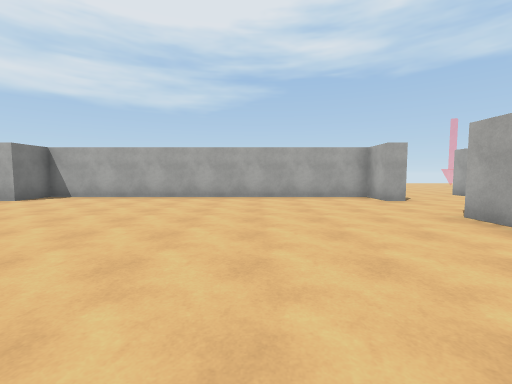
view 1 (above)

16 first-person views from a walk through a Unity game level. The camera is 1.4 m above the floor, tilts 4° down and sees 90° across. The floor is counted in squares, 2 m on a side. Each view is taken from the middle of a square. On the plan, view 1 faces up. The plan holds only what a view shows up to about 9 squares ahead; the rest is blank. The player character is not drawn. Surface patterns are stand-ins for the level's own textures.

view 2
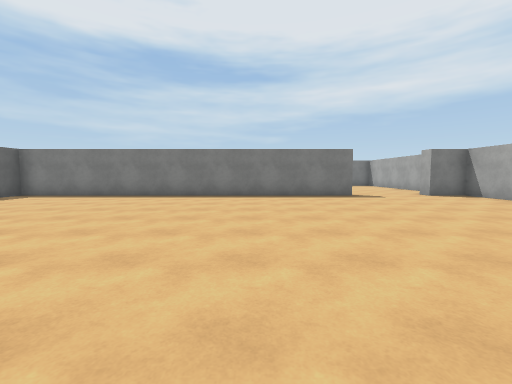

view 3
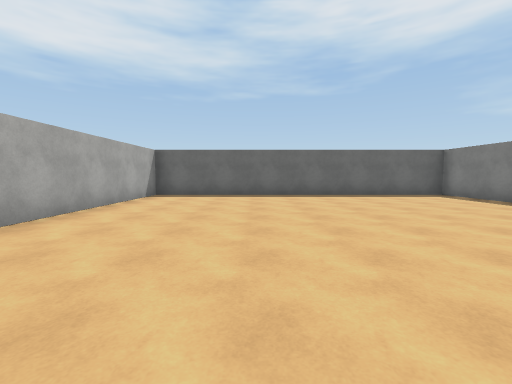

view 4
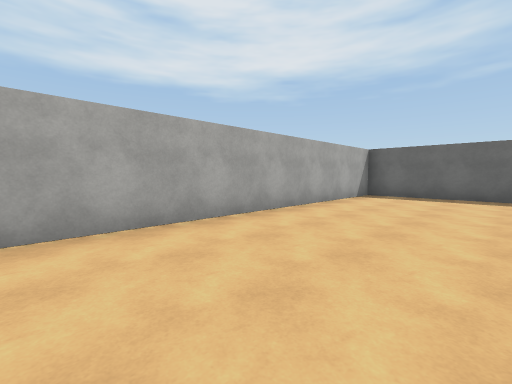

view 5
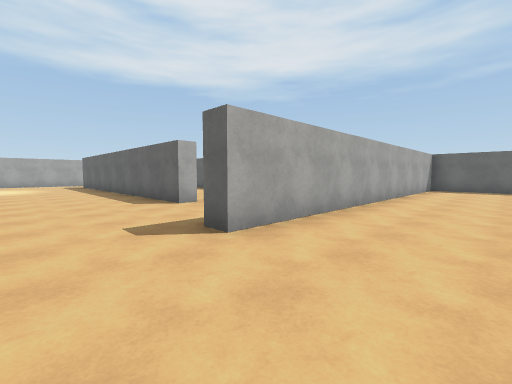

view 6
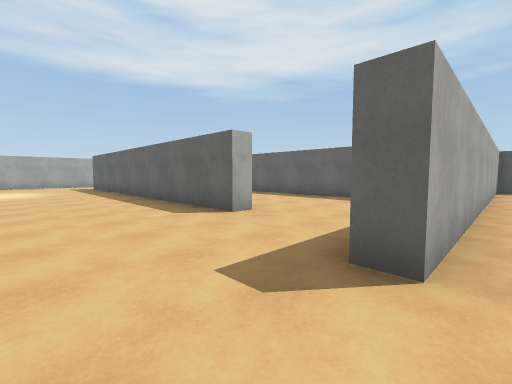

view 7
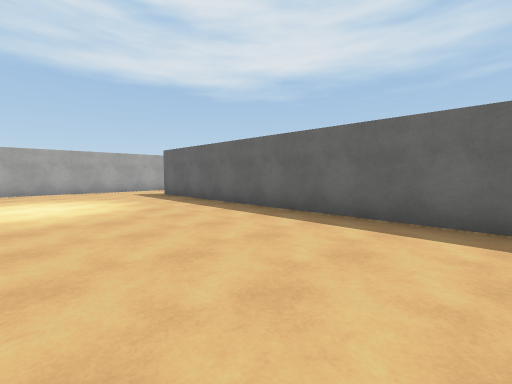

view 8
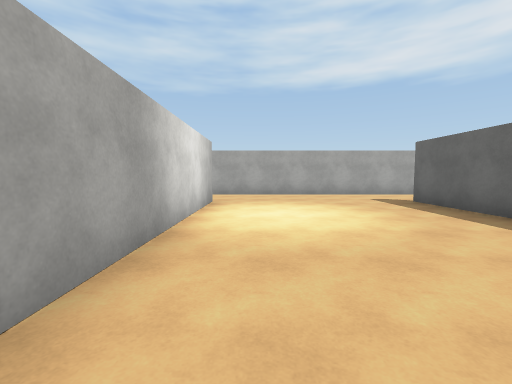

view 9
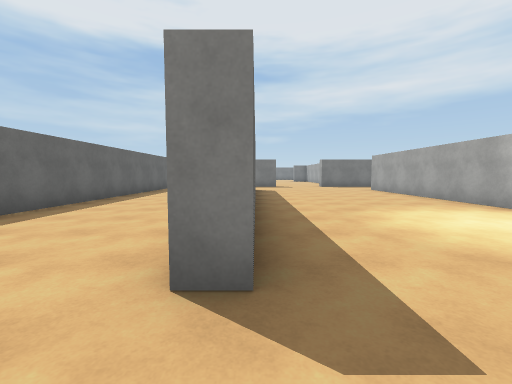

view 10
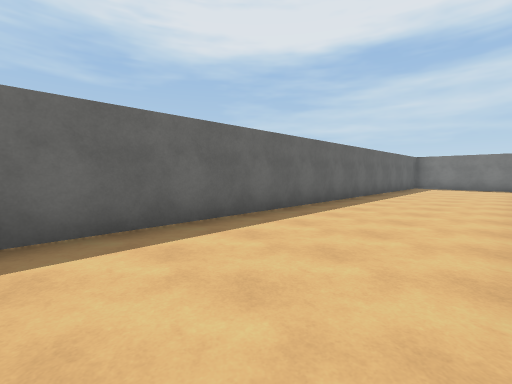

view 11
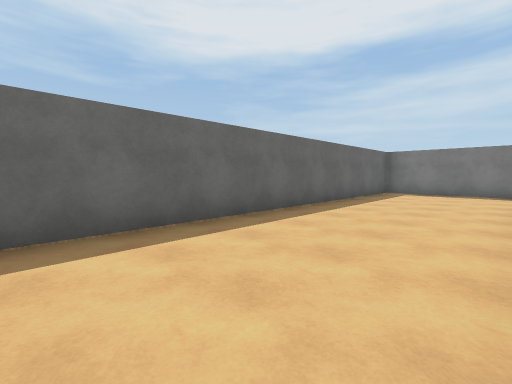

view 12
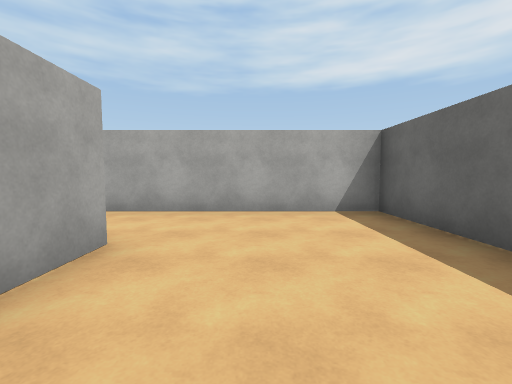

view 13
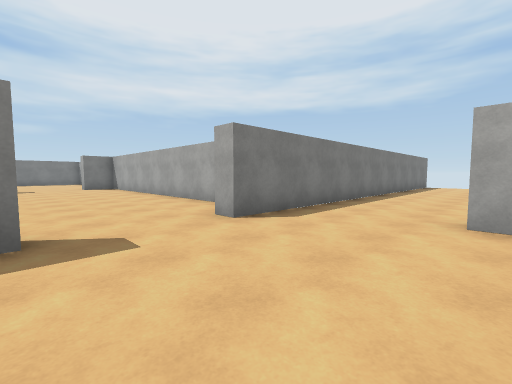

view 14
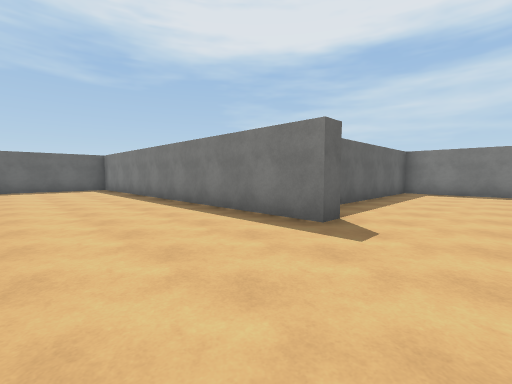

view 15
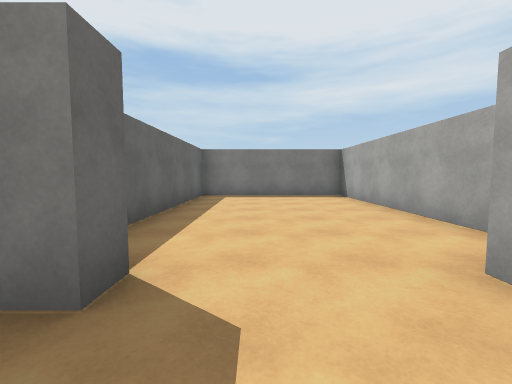

view 16
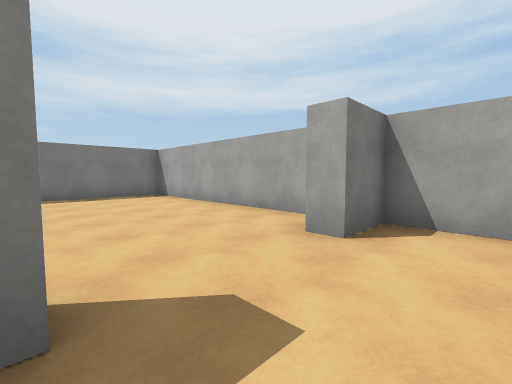

### Floor plan
Points are (right, up) in squares from view 1. A wall is a line through its corners. A room is listed if a view was taken in it or the views show most of it. See-through windows are left out.
Room 1 (views 1, 2, 3, 4, 5, 6, 14, 15, 16)
walls: (-6.3, 4.1) (-6.3, -6.6) (3.4, -6.6) (3.4, 4.1); (3.4, 6.6) (3.4, 7.8) (-6.3, 7.8) (-6.3, 6.6)
ways out: opening at (4, 5.5) to room 2; opening at (-6, 5.5)
Room 2 (views 7, 8, 9, 13)
walls: (7.1, 8.1) (6.6, 8.1) (6.6, 8.6); (6.6, 2.4) (6.6, 3) (16.5, 3) (16.5, 2.5); (16.6, 8.1) (9, 8.1); (3.9, 8.6) (3.9, 6.6) (3.4, 6.6); (3.4, 4.1) (3.9, 4.1); (18.8, 2.6) (18.8, 8.5)
ways out: opening at (4, 5.5) to room 1; opening at (5.5, 3) to room 3; opening at (17.5, 3) to room 3; opening at (5.5, 8); opening at (17.5, 8)
Room 3 (views 10, 11, 12)
walls: (16.5, 2.5) (15.4, 2.5); (4.5, -1.3) (18.8, -1.3) (18.8, 2.6); (3.9, 2.1) (3.9, -0.6)
ways out: opening at (5.5, 3) to room 2; opening at (17.5, 3) to room 2

Positions as (right, up) in squares from view 1, and headings:
1: (0, 0), facing up
2: (2, 1), facing left
3: (0, 2), facing down
4: (0, 2), facing down-right
5: (1, 6), facing down-right
6: (3, 6), facing down-right
7: (8, 7), facing down-right
8: (10, 7), facing right
9: (18, 3), facing left
10: (18, 2), facing down-left
11: (14, 2), facing down-left
12: (14, 1), facing right
13: (7, 4), facing up-left
14: (-3, 6), facing down-left
15: (-5, 5), facing left
16: (-5, 4), facing up-left
